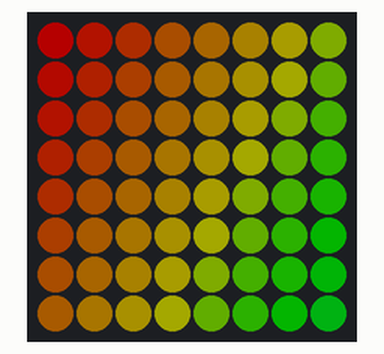
The sketch below on a simulated Arduino Uno, built with avr-gcc and run on an emulated ATmega328P. Shown: 8×8 RGB LED matrix (first LED top left, wired row by row). Dim RGB values are drawn brighter than linear.

Above: at 0.15 s.
At 4.65 s:
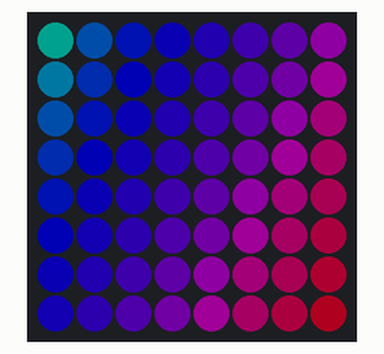
At 9.85 s:
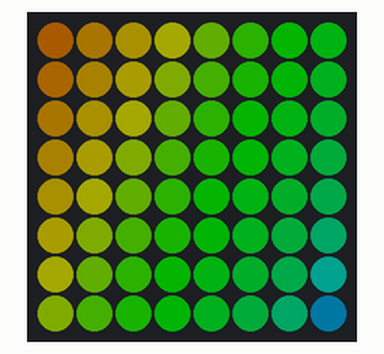
At 19.86 s:
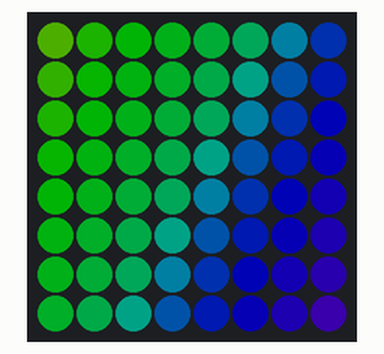
At 29.56 s:
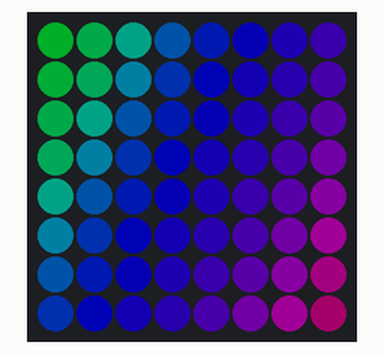
At 39.59 s:
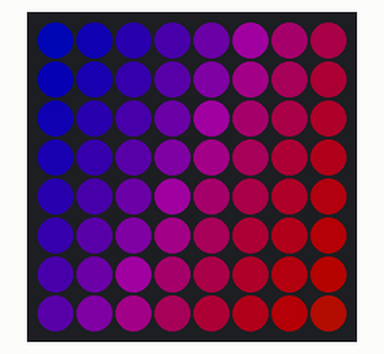

The sketch:

matrix_test.ino
```cpp
#include <FastLED.h>

#define LED_PIN     9
#define COLOR_ORDER GRB
#define CHIPSET     WS2812B
#define WIDTH       8
#define HEIGHT      8
#define NUM_LEDS    WIDTH * HEIGHT
#define BRIGHTNESS  64

CRGB leds[NUM_LEDS];

uint16_t XY(uint8_t x, uint8_t y) {
  if (y % 2 == 0) {
    return y * WIDTH + x;
  } else {
    return y * WIDTH + (WIDTH - 1 - x);
  }
}

void setup() {
  //FastLED.addLeds<CHIPSET, LED_PIN, COLOR_ORDER>(leds, NUM_LEDS);
  FastLED.addLeds<CHIPSET, LED_PIN, COLOR_ORDER>(leds, NUM_LEDS).setCorrection(TypicalLEDStrip);

  FastLED.setBrightness(BRIGHTNESS);

}

void loop() {
  static uint8_t hue = 0;

  for (uint8_t x = 0; x < WIDTH; x++) {
    for (uint8_t y = 0; y < HEIGHT; y++) {
      leds[XY(x, y)] = CHSV(hue + x * 10 + y * 5, 255, 255);
    }
  }

  FastLED.show();
  hue++;
  delay(30);
}
```
